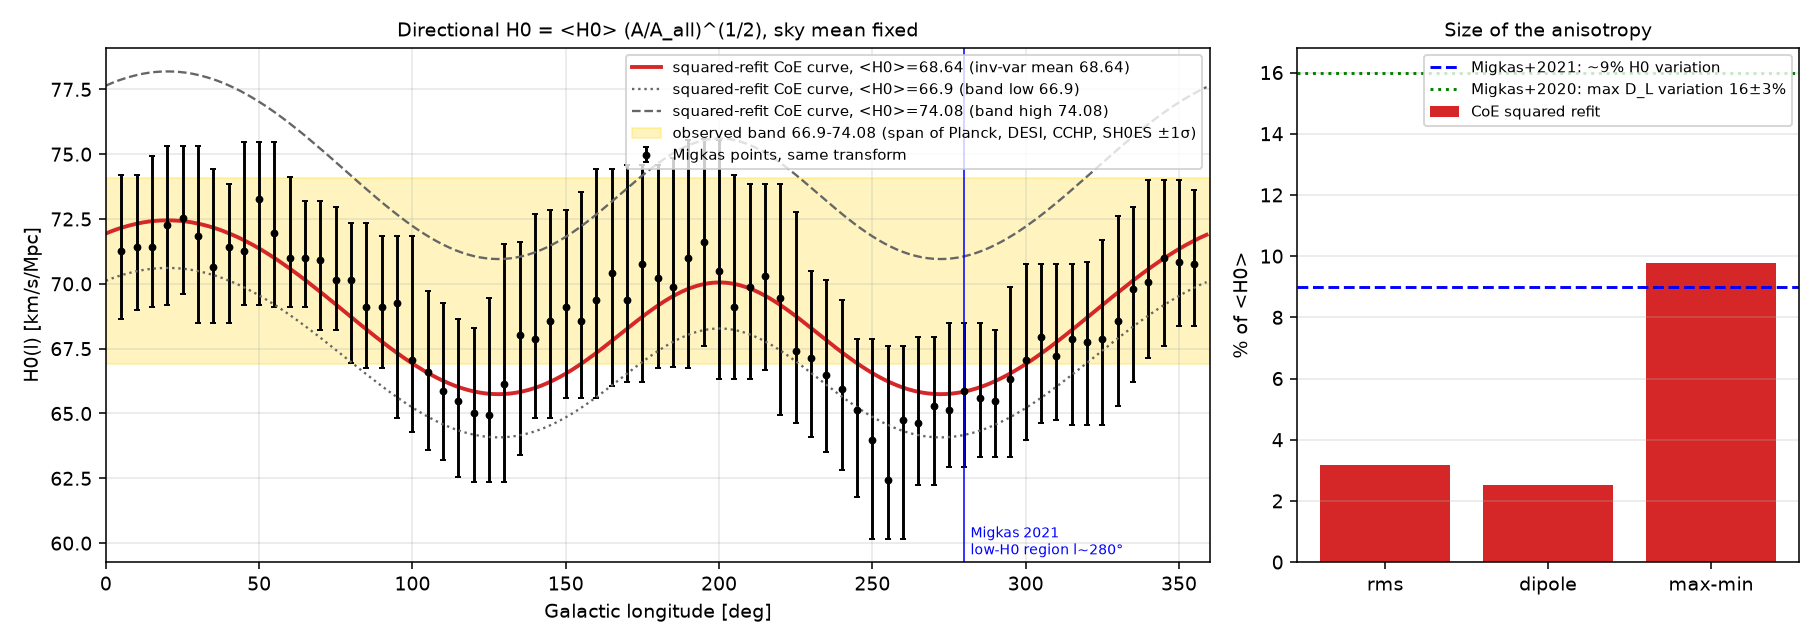

Write the Python code that produced this figure.
# FIXED 3:3x PM: curve = squared-refit H/<H> (migkas_refit_sq.py), old CSV was H-like so sqrt was double-applied.
# NEW phase3 (H0 from sourced table h0_sources.json): mean=inverse-variance 68.64, low/high = band edges 66.90/74.08.
# NEW rev7: directional H0 implied by the locked Migkas A/A_all curve, with the sky mean fixed to the observed H0.
# Migkas et al. (2020, A&A 636, A15): L_X = 4 pi D_L^2 F and D_L ~ 1/H0, with H0 assumed isotropic the fitted L_X is low where true H0 is low (D_L too small), so A_apparent ~ H0^2 -> H0(l)/<H0> = (A/A_all)^(+1/2) (Migkas+2021 relation).
# The linear form H0 = <H0> * A/A_all (power wrong) is also reported for comparison only.
import numpy as np,json,matplotlib;J=json.load(open('/workspace/coepdf/joint_solve/phase3/h0_sources.json'));HM,HL,HH=round(J['H0_mean_invvar'],2),round(J['H0_low'],2),round(J['H0_high'],2);matplotlib.use('Agg');import matplotlib.pyplot as plt
d=np.genfromtxt('/workspace/cosmology/migkas/fig6_digitized.csv',delimiter=',',names=True);l,y=d['l_deg'],d['A_over_Aall'];el,eh=d['A_err_low'],d['A_err_high']
c=np.loadtxt('/workspace/coepdf/joint_solve/phase3/migkas_refit_sq_curve.csv',delimiter=',',skiprows=1);lc,A,Hc=c[:,0],c[:,1],c[:,2]  # squared refit: A=af^2/<af^2>, Hc=af/<af> (H-like, no extra sqrt)
out={}
fig,ax=plt.subplots(1,2,figsize=(13,4.6),gridspec_kw=dict(width_ratios=[2.2,1]))
for H,ls,lab in ((HM,'-',f'inv-var mean {HM:g}'),(HL,':',f'band low {HL:g}'),(HH,'--',f'band high {HH:g}')):
    h=Hc.copy();h=h/h.mean()*H                      # sky-mean (longitude-mean) constraint
    hd=y**0.5;hd=hd/np.mean(hd)*H
    a1=2*np.mean(h*np.exp(-1j*np.radians(lc)));dip=abs(a1)/H;ldip=np.degrees(np.angle(a1))%360
    lin=Hc/Hc.mean()*H
    out[str(H)]=dict(mean=float(h.mean()),rms_frac=float(h.std()/H),min=float(h.min()),l_min=float(lc[h.argmin()]),max=float(h.max()),l_max=float(lc[h.argmax()]),
        peak_to_peak_frac=float((h.max()-h.min())/H),dipole_frac=float(dip),l_dipole_max=float(ldip),
        data_points=dict(min=float(hd.min()),max=float(hd.max()),rms_frac=float(hd.std()/H)),
        linear_form=dict(min=float(lin.min()),max=float(lin.max()),rms_frac=float(lin.std()/H)))
    ax[0].plot(lc,h,ls,color='C3' if H==HM else '0.4',lw=2 if H==HM else 1.2,label=f'squared-refit CoE curve, <H0>={H:g} ({lab})')
    if H==HM:
        ax[0].errorbar(l,hd,[hd-np.mean(y**0.5)**-1*H*(y-el)**0.5,np.mean(y**0.5)**-1*H*(y+eh)**0.5-hd],fmt='ko',ms=3,capsize=1.5,label='Migkas points, same transform')
        ax[1].bar(['rms','dipole','max-min'],[100*out[str(HM)]['rms_frac'],100*dip,100*out[str(HM)]['peak_to_peak_frac']],color='C3',label='CoE squared refit')
ax[0].axhspan(HL,HH,color='gold',alpha=.25,label=f'observed band {HL:g}-{HH:g} (span of Planck, DESI, CCHP, SH0ES ±1σ)')
ax[0].axvline(280,color='b',lw=.8);ax[0].text(282,ax[0].get_ylim()[0]+0.3,'Migkas 2021\nlow-H0 region l~280°',fontsize=7,color='b')
ax[0].set_xlim(0,360);ax[0].set_xlabel('Galactic longitude [deg]');ax[0].set_ylabel('H0(l) [km/s/Mpc]');ax[0].legend(fontsize=7.5,loc='upper right');ax[0].grid(alpha=.3)
ax[0].set_title('Directional H0 = <H0> (A/A_all)^(1/2), sky mean fixed',fontsize=10)
ax[1].axhline(9,color='b',ls='--',label='Migkas+2021: ~9% H0 variation')
ax[1].axhline(16,color='g',ls=':',label='Migkas+2020: max D_L variation 16±3%')
ax[1].set_ylabel('% of <H0>');ax[1].legend(fontsize=7.5);ax[1].grid(alpha=.3,axis='y');ax[1].set_title('Size of the anisotropy',fontsize=10)
fig.tight_layout();fig.savefig(__file__.replace('.py','.png'),dpi=140,facecolor='w');json.dump(out,open(__file__.replace('.py','.json'),'w'),indent=1)
print(json.dumps(out[str(HM)],indent=1))
